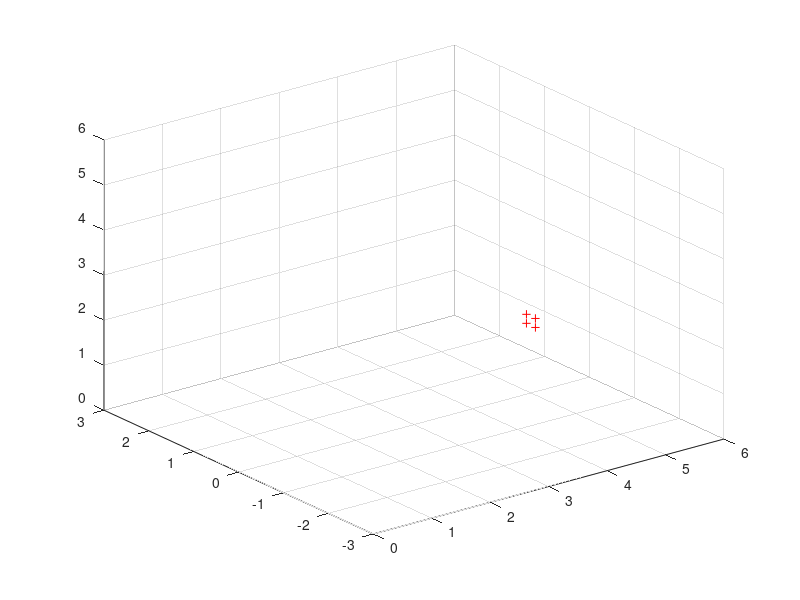

Recreate this plot in MATLAB. (Note: this script raises an error after producing the figure.)
% Landmark positions
Olm_w = [[5; -0.1; 1.5] [5; 0.1; 1.5] [5; 0.1; 1.7] [5; -0.1; 1.7]];
%Olm_w = [5; -0.1; 1.5];
Nlm = 4;
cm_height = 0.26;

fig3DSim = figure;
plot3(Olm_w(1,:),Olm_w(2,:),Olm_w(3,:),'+r');

% Setup of the scene
grid on;
hold on;
axis([0 6 -3 3 0 6]);

% Center of mass desired position
Odcm_w = [1; 0.5; cm_height; 0; 0; 0];
Tdcm_w = computeTransfMatrix(Odcm_w);
drawAxis(Tdcm_w);

% Camera position with respect of center of mass
Ocam_cm = [0; 0; 0.8; 0; 90; 0];
Tcam_cm = computeTransfMatrix(Ocam_cm);
Tcm_cam = inv(Tcam_cm);

% Desired camera position
Tdcam_w = Tdcm_w*Tcam_cm;
Tw_dcam = inv(Tdcam_w);
drawAxis(Tdcam_w);  

% Projection in the desired position
Olm_dcam = Tw_dcam*[Olm_w;ones(1,Nlm)];
lmd_proj = projectToImagePlane(Olm_dcam);

fig2DProj = figure;
plot(lmd_proj(1,:),lmd_proj(2,:),'+c');
hold on;
grid on;
%axis([-0.4 0.0 -0.2 0.2 ])

colors = get(0,'DefaultAxesColorOrder');

weightsMatrix = diag(2.^(0:mpc.N-1));
%weightsMatrix = eye(mpc.N);